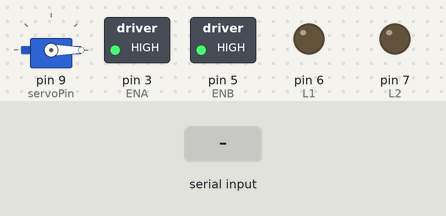
Bench run of a sketch on a simulated Arduino Uno, built with avr-gcc and run on an emulated ATmega328P. On the bench: servo, switched loads named in the sketch (green lamp = pin HIGH), output pins drawn as LEDs (lit = HIGH). The test bench sets the inputs (shaded band). Pins used as bus, display or sensor lines are not drawn.

Above: at 1.8 s.
1.9 s: "F" received over the second serial link
At 3.0 s:
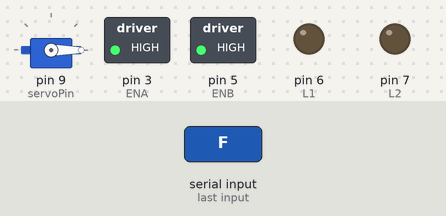
3.5 s: "B" received over the second serial link
At 4.2 s:
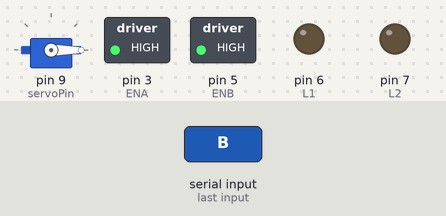
5.1 s: "C" received over the second serial link
At 5.4 s:
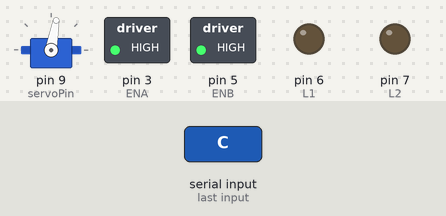
6.6 s: "R" received over the second serial link
At 7.8 s:
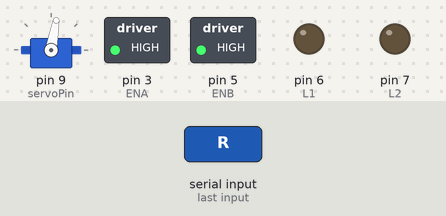
8.2 s: "B" received over the second serial link
At 9.0 s:
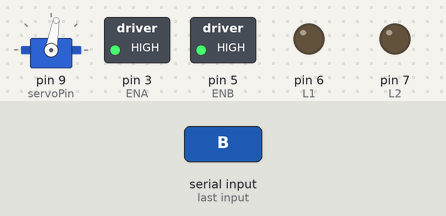
9.8 s: "O" received over the second serial link
At 10.2 s:
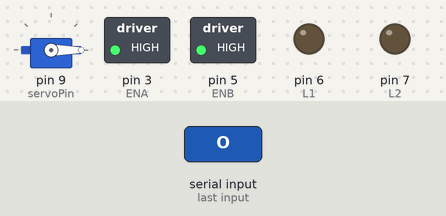
Timing chart, 0 to 12.3 s (numbered marks = the images above; inputs shaded):
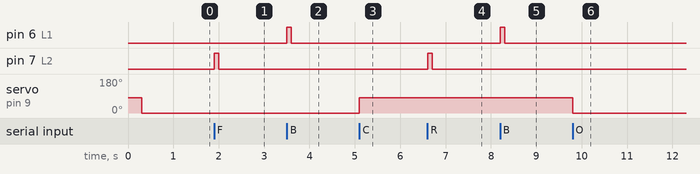

Measured:
- after the input at 1.9 s, pin 7 (L2): LOW → HIGH at once, → LOW 0.10 s later
- after the input at 3.5 s, pin 6 (L1): LOW → HIGH at once, → LOW 0.10 s later
- after the input at 5.1 s, servo on pin 9 (servoPin): 0° → 80° at once
- after the input at 6.6 s, pin 7 (L2): LOW → HIGH at once, → LOW 0.10 s later
- after the input at 8.2 s, pin 6 (L1): LOW → HIGH at once, → LOW 0.10 s later
- after the input at 9.8 s, servo on pin 9 (servoPin): 80° → 0° at once

The sketch:

arduinofunctions.ino
```cpp
#include <Servo.h>
#include <SoftwareSerial.h>

// motors init
const int ENA = 3;
const int R1  = 2;
const int R2  = 4;
const int L1  = 6;
const int L2  = 7;
const int ENB = 5;

//servo init
Servo myServo;

const int servoPin = 9;

// HC-05 init
#define TXD 10
#define RXD 11

SoftwareSerial mySerial(RXD, TXD);  // RX, TX

// ------------------------
// Movement Functions
// ------------------------

// R2 HIGH TO R2 220
void f() { // forward drive full
  digitalWrite(R2, 220);
  digitalWrite(R1, LOW);
  digitalWrite(L2, HIGH);
  digitalWrite(L1, LOW);
  delay(100);
}

void b() { // backward drive full
  digitalWrite(R2, LOW);
  digitalWrite(R1, HIGH);
  digitalWrite(L2, LOW);
  digitalWrite(L1, HIGH);
  delay(100);
}

void l() {    // left turn (full right forward)
  digitalWrite(R2, 220);
  digitalWrite(R1, LOW);
  digitalWrite(L2, LOW);
  digitalWrite(L1, LOW);
  delay(100);
}

void r() {   // right turn (full left forward)
  digitalWrite(R2, LOW);
  digitalWrite(R1, LOW);
  digitalWrite(L2, HIGH);
  digitalWrite(L1, LOW);
  delay(100);
}

void s() {      //full stop
  digitalWrite(R1, LOW);
  digitalWrite(R2, LOW);
  digitalWrite(L1, LOW);
  digitalWrite(L2, LOW);
  delay(100);
}

void a() {      // approach (slow for 2 cm)
  digitalWrite(ENA, 80);
  digitalWrite(ENB, 80);
  digitalWrite(R2, 220);
  digitalWrite(R1, LOW);
  digitalWrite(L2, HIGH);
  digitalWrite(L1, LOW);
  delay(500);
  digitalWrite(ENA, HIGH);
  digitalWrite(ENB, HIGH);
}

// ------------------------
// Servo Open/Close
// ------------------------
void o() {             // open = 90° clockwise
  myServo.write(0);
  delay(300);
}

void c() {             // close = 90° counterclockwise
  myServo.write(80);
  delay(300);
}

// ------------------------
// Setup
// ------------------------
void setup() {
  // Motor pins
  pinMode(ENA, OUTPUT);
  pinMode(ENB, OUTPUT);
  pinMode(R1, OUTPUT);
  pinMode(R2, OUTPUT);
  pinMode(L1, OUTPUT);
  pinMode(L2, OUTPUT);

  digitalWrite(ENA, HIGH);
  digitalWrite(ENB, HIGH);

  // s();  // stop motors at start


  // Bluetooth
  Serial.begin(9600);
  mySerial.begin(9600);


  // Servo
  myServo.attach(servoPin);
  myServo.write(60);
  c(); // add a little bit of flair
  o();

}

// Main Loop

void loop() {

  // bluetooth commands
  if (mySerial.available()) {       // Check if data received from Bluetooth
    char cmd = mySerial.read();     // Read single character

    if (cmd == 'F') f();            // Move forward
    else if (cmd == 'B') b();       // Move backward
    else if (cmd == 'L') l();       // Turn left
    else if (cmd == 'R') r();       // Turn right
    else if (cmd == 'S') s();       // Stop all motors
    else if (cmd == 'A') a();       // Approach target
    else if (cmd == 'O') o();       // Servo open
    else if (cmd == 'C') c();       // Servo close
  }
  // // servo test
  // o();
  // c();
  // delay(500);

  // motor test
  // f();
  // delay(4000);
  // a();
  // delay(3000);
  // l();
  // delay(4000);
  // s();
  // delay(500);
  // r();
  // delay(4000);
  // s();
  // delay(500);
  s();
}
```
